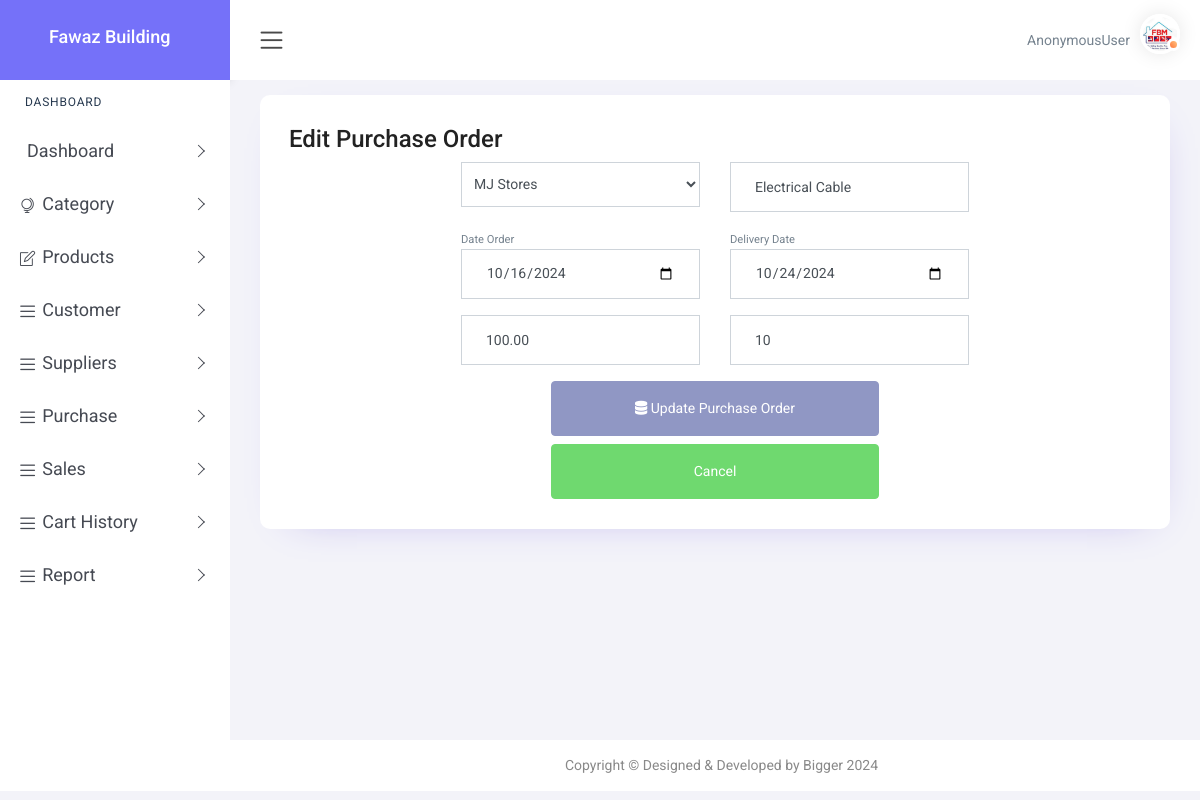
The app's page /edit_purchase/1/ with its own data.
### app/models.py (models this page shows, shortened)
class Purchase(models.Model):
    STATUS_CHOICES = [
        ('Received', 'Received'),
        ('Pending', 'Pending'),
    ]
    product_supplier = models.ForeignKey(Supplier, on_delete=models.CASCADE)
    product_name = models.CharField(max_length=100)
    quantity = models.IntegerField()
    product_price = models.DecimalField(max_digits=10, decimal_places=2)
    product_cost = models.DecimalField(max_digits=10, decimal_places=2, editable=False)
    date_order = models.DateTimeField()
    delivery_date = models.DateTimeField()
    status = models.CharField(max_length=20, choices=STATUS_CHOICES, default='Pending')

class Supplier(models.Model):
    supplier_name = models.CharField(max_length=100)
    supplier_email = models.EmailField(max_length=50)
    supplier_address = models.CharField(max_length=100)
    supplier_phone = models.IntegerField()
    profile = models.ImageField(upload_to='supplier/', blank=True, null=True)

### app/views.py (the view, shortened to what this page needs)
# urls.py: path('edit_purchase/<int:purchase_id>/', views.edit_purchase, name='edit_purchase'),
def edit_purchase(request, purchase_id):
    purchase_entry = get_object_or_404(Purchase, id=purchase_id)
    purchase = Purchase.objects.all()
    suppliers = Supplier.objects.all()
    return render(request, 'edit_purchase.html', {
        'purchase_entry': purchase_entry,
        'suppliers': suppliers,
        'purchase':purchase
    })

### templates/edit_purchase.html (shortened to what this page needs)
{% load static %}
<!DOCTYPE html>
<html lang="en">
<head>
    <link href="{% static 'plugins1/pg-calendar/css/pignose.calendar.min.css' %}" rel="stylesheet">
    <link rel="stylesheet" href="{% static 'plugins1/chartist/css/chartist.min.css' %}">
    <link rel="stylesheet" href="{% static 'plugins1/chartist-plugin-tooltips/css/chartist-plugin-tooltip.css' %}">
    <link href="{% static 'plugins1/tables/css/datatable/dataTables.bootstrap4.min.css' %}" rel="stylesheet">
    <link href="{% static 'css1/style.css' %}" rel="stylesheet">
    <link rel="stylesheet" href="https://cdnjs.cloudflare.com/ajax/libs/font-awesome/6.6.0/css/all.min.css" />
</head>
<body>
    <div id="main-wrapper">
        <div class="nav-header">
            <div class="brand-logo">
                <a href="index-2.html">
                    <b><h4 style="color: white; margin-left: 20px;">Fawaz Building </h4> </b>
                </a>
            </div>
        </div>
        <div class="header">
            <div class="header-content clearfix">
                <div class="nav-control">
                    <div class="hamburger">
                        <span class="toggle-icon"><i class="icon-menu"></i></span>
                    </div>
                </div>
                <div class="header-right">
                    <ul class="clearfix">
                        <li class="icons dropdown">
                            <span class="username" style="margin-right: 10px;" >{{user}}</span>
                            <div class="user-img c-pointer position-relative"   data-toggle="dropdown">
                                <span class="activity active"></span>
                                <img src="{% static 'images/fawaz.jpeg' %}" height="40" width="40" alt="">
                            </div>
                        </li>
                    </ul>
                </div>
            </div>
        </div>
        <div class="nk-sidebar">
            <div class="nk-nav-scroll">
                <ul class="metismenu" id="menu" style="font-size: 18px;">
                    <li class="nav-label">Dashboard</li>
                    <li>
                        <a class="has-arrow" href="javascript:void(0);" onclick="toggleDropdown(this)" aria-expanded="false">
                            <span class="nav-text">Dashboard</span>
                        </a>
                    </li>
                    <li class="mega-menu mega-menu-sm">
                        <a class="has-arrow" href="javascript:void(0);" onclick="toggleDropdown(this)" aria-expanded="false">
                            <i class="icon-globe-alt menu-icon"></i><span class="nav-text">Category</span>
                        </a>
                    </li>
                    <li>
                        <a class="has-arrow" href="javascript:void(0);" onclick="toggleDropdown(this)" aria-expanded="false">
                            <i class="icon-note menu-icon"></i><span class="nav-text">Products</span>
                        </a>
                    </li>
                    <li>
                        <a class="has-arrow" href="javascript:void(0);" onclick="toggleDropdown(this)" aria-expanded="false">
                            <i class="icon-menu menu-icon"></i><span class="nav-text">Customer</span>
                        </a>
                    </li>
                    <li>
                        <a class="has-arrow" href="javascript:void(0);" onclick="toggleDropdown(this)" aria-expanded="false">
                            <i class="icon-menu menu-icon"></i><span class="nav-text">Suppliers</span>
                        </a>
                    </li>
                    <li>
                        <a class="has-arrow" href="javascript:void(0);" onclick="toggleDropdown(this)" aria-expanded="false">
                            <i class="icon-menu menu-icon"></i><span class="nav-text">Purchase</span>
                        </a>
                    </li>
                    <li>
                        <a class="has-arrow" href="javascript:void(0);" onclick="toggleDropdown(this)" aria-expanded="false">
                            <i class="icon-menu menu-icon"></i><span class="nav-text">Sales</span>
                        </a>
                    </li>
                    <li>
                        <a class="has-arrow" href="javascript:void(0);" onclick="toggleDropdown(this)" aria-expanded="false">
                            <i class="icon-menu menu-icon"></i><span class="nav-text">Cart History</span>
                        </a>
                    </li>
                    <li>
                        <a class="has-arrow" href="javascript:void(0);" onclick="toggleDropdown(this)" aria-expanded="false">
                            <i class="icon-menu menu-icon"></i><span class="nav-text">Report</span>
                        </a>
                    </li>
                </ul>
            </div>
        </div>
        <div class="content-body">
            <div class="container-fluid">
                <div class="row">
                    <div class="col-12">
                        <div class="card">
                            <div class="card-body">
                                <h3>Edit Purchase Order</h3>
                                <div class="container">
                                    <div class="row">
                                        <div class="col-md-8 offset-md-2">
                                            <form method="post" enctype="multipart/form-data">
                                                <div class="container">
                                                    <div class="row">
                                                        <div class="col-md-6">
                                                            <select class="form-control shadow-none p-2" name="supplier" required>
                                                                {% for supplier in suppliers %}
                                                                    <option value="{{ supplier.id }}" {% if supplier.id == purchase_entry.product_supplier.id %}selected{% endif %}>
                                                                        {{ supplier.supplier_name }}
                                                                    </option>
                                                                {% endfor %}
                                                            </select>
                                                        </div>
                                                        <div class="col-md-6">
                                                            <input class="form-control shadow-none p-4" name="product_name" type="text" value="{{ purchase_entry.product_name }}" placeholder="Product name" required>
                                                        </div>
                                                    </div>
                                                    <div class="row mt-3">
                                                        <div class="col-md-6">
                                                            <small>Date Order</small>
                                                            <input type="date" class="form-control shadow-none p-4" name="date_order" value="{{ purchase_entry.date_order|date:'Y-m-d' }}" required>
                                                        </div>
                                                        <div class="col-md-6">
                                                            <small>Delivery Date</small>
                                                            <input type="date" class="form-control shadow-none p-4" name="delivery_date" value="{{ purchase_entry.delivery_date|date:'Y-m-d' }}" required>
                                                        </div>
                                                    </div>
                                                    <div class="row mt-3">
                                                        <div class="col-md-6">
                                                            <input type="number" class="form-control shadow-none p-4" name="product_price" placeholder="Unit Price" value="{{ purchase_entry.product_price }}" required>
                                                        </div>
                                                        <div class="col-md-6">
                                                            <input type="number" class="form-control shadow-none p-4" name="quantity" placeholder="Quantity" value="{{ purchase_entry.quantity }}" required>
                                                        </div>
                                                    </div>
                                                    <div class="row mt-3">
                                                        <div class="col-md-8 offset-md-2">
                                                            <button type="submit" class="btn btn-secondary p-3 w-100 text-white">
                                                                <i class="fas fa-database"></i> Update Purchase Order
                                                            </button>
                                                            <a class="btn btn-success text-white w-100 mt-2 p-3" href="{% url 'purchase' %}">Cancel</a>
                                                        </div>
                                                    </div>
                                                </div>
                                            </form>
                                        </div>
                                    </div>
                                </div>
                            </div>
                        </div>
                    </div>
                </div>
            </div>
        </div>
        <div class="footer">
            <div class="copyright">
                <p>Copyright &copy; Designed & Developed by Bigger 2024</p>
            </div>
        </div>
    </div>
</body>
</html>

### records on screen
Purchase: supplier "MJ Stores", product_name "Electrical Cable", date_order "10/16/2024", delivery_date "10/24/2024", product_price "100.00", quantity "10"

### other values on screen
{{ user }} "AnonymousUser"
